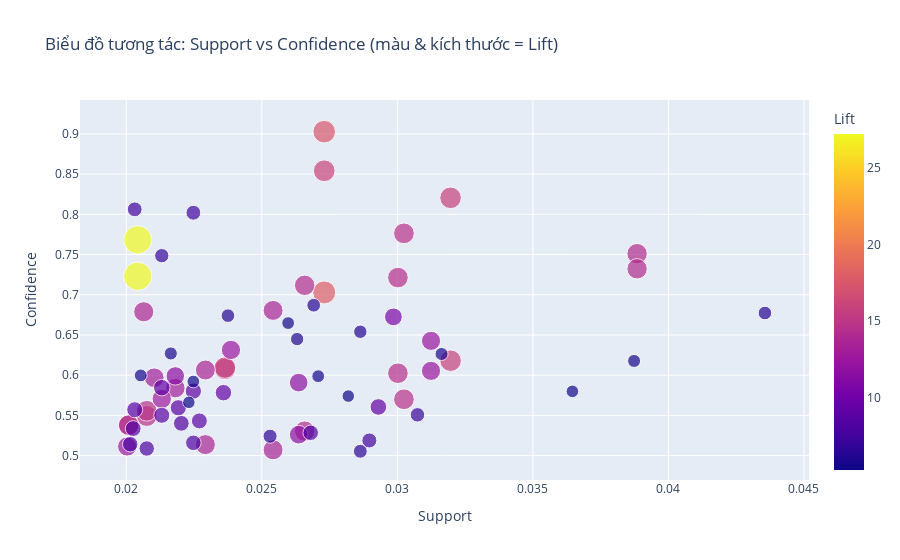

Notebook code for this chart:
### Code cell
## Tạo biểu đồ bằng HTML (Plotly)
if PLOT_PLOTLY_SCATTER and not rules_filtered_ap.empty:
    visualizer.plot_rules_support_confidence_scatter_interactive(
        rules_df=rules_filtered_ap,
    )
else:
    if rules_filtered_ap.empty:
        print("Không có luật nào sau khi lọc để vẽ scatter Plotly.")
    else:
        print("PLOT_PLOTLY_SCATTER = False, bỏ qua biểu đồ Plotly.")

### Figure 1 — Plotly figure (JSON) as saved in the notebook; plotly's stock layout.template omitted (floating-point values rounded to 4 significant figures)
{"data": [{"hovertemplate": "<b>%{hovertext}</b><br><br>Support=%{x}<br>Confidence=%{y}<br>Lift=%{marker.color}<extra></extra>", "hovertext": ["WOODEN HEART CHRISTMAS SCANDINAVIAN → WOODEN STAR CHRISTMAS SCANDINAVIAN", "WOODEN STAR CHRISTMAS SCANDINAVIAN → WOODEN HEART CHRISTMAS SCANDINAVIAN", "GREEN REGENCY TEACUP AND SAUCER, ROSES REGENCY TEACUP AND SAUCER  → PINK REGENCY TEACUP AND SAUCER", "PINK REGENCY TEACUP AND SAUCER, ROSES REGENCY TEACUP AND SAUCER  → GREEN REGENCY TEACUP AND SAUCER", "GREEN REGENCY TEACUP AND SAUCER, PINK REGENCY TEACUP AND SAUCER → ROSES REGENCY TEACUP AND SAUCER ", "GREEN REGENCY TEACUP AND SAUCER → PINK REGENCY TEACUP AND SAUCER", "PINK REGENCY TEACUP AND SAUCER → GREEN REGENCY TEACUP AND SAUCER", "SPACEBOY LUNCH BOX  → DOLLY GIRL LUNCH BOX", "DOLLY GIRL LUNCH BOX → SPACEBOY LUNCH BOX ", "WOODLAND CHARLOTTE BAG → STRAWBERRY CHARLOTTE BAG", "STRAWBERRY CHARLOTTE BAG → WOODLAND CHARLOTTE BAG", "PINK REGENCY TEACUP AND SAUCER → ROSES REGENCY TEACUP AND SAUCER ", "ROSES REGENCY TEACUP AND SAUCER  → PINK REGENCY TEACUP AND SAUCER", "GARDENERS KNEELING PAD CUP OF TEA  → GARDENERS KNEELING PAD KEEP CALM ", "GARDENERS KNEELING PAD KEEP CALM  → GARDENERS KNEELING PAD CUP OF TEA ", "STRAWBERRY CHARLOTTE BAG → CHARLOTTE BAG PINK POLKADOT", "CHARLOTTE BAG PINK POLKADOT → STRAWBERRY CHARLOTTE BAG", "RED RETROSPOT CHARLOTTE BAG → CHARLOTTE BAG PINK POLKADOT", "CHARLOTTE BAG PINK POLKADOT → RED RETROSPOT CHARLOTTE BAG", "GREEN REGENCY TEACUP AND SAUCER → ROSES REGENCY TEACUP AND SAUCER ", "ROSES REGENCY TEACUP AND SAUCER  → GREEN REGENCY TEACUP AND SAUCER", "JUMBO BAG PEARS → JUMBO BAG APPLES", "WOODLAND CHARLOTTE BAG → CHARLOTTE BAG SUKI DESIGN", "CHARLOTTE BAG SUKI DESIGN → WOODLAND CHARLOTTE BAG", "STRAWBERRY CHARLOTTE BAG → RED RETROSPOT CHARLOTTE BAG", "RED RETROSPOT CHARLOTTE BAG → STRAWBERRY CHARLOTTE BAG", "HOT WATER BOTTLE I AM SO POORLY → CHOCOLATE HOT WATER BOTTLE", "STRAWBERRY CHARLOTTE BAG → CHARLOTTE BAG SUKI DESIGN", "CHARLOTTE BAG PINK POLKADOT → CHARLOTTE BAG SUKI DESIGN", "WOODLAND CHARLOTTE BAG → RED RETROSPOT CHARLOTTE BAG", "DOTCOM POSTAGE → JUMBO BAG WOODLAND ANIMALS", "ALARM CLOCK BAKELIKE GREEN → ALARM CLOCK BAKELIKE RED ", "ALARM CLOCK BAKELIKE RED  → ALARM CLOCK BAKELIKE GREEN", "CHARLOTTE BAG SUKI DESIGN → RED RETROSPOT CHARLOTTE BAG", "RED RETROSPOT CHARLOTTE BAG → CHARLOTTE BAG SUKI DESIGN", "ALARM CLOCK BAKELIKE PINK → ALARM CLOCK BAKELIKE RED ", "PAPER CHAIN KIT VINTAGE CHRISTMAS → PAPER CHAIN KIT 50'S CHRISTMAS ", "WOODEN FRAME ANTIQUE WHITE  → WOODEN PICTURE FRAME WHITE FINISH", "JUMBO BAG RED RETROSPOT, JUMBO SHOPPER VINTAGE RED PAISLEY → JUMBO STORAGE BAG SUKI", "JUMBO BAG WOODLAND ANIMALS → JUMBO STORAGE BAG SUKI", "JUMBO BAG RED RETROSPOT, JUMBO STORAGE BAG SUKI → JUMBO BAG PINK POLKADOT", "DOTCOM POSTAGE → JUMBO STORAGE BAG SUKI", "JUMBO BAG RED RETROSPOT, JUMBO STORAGE BAG SUKI → JUMBO SHOPPER VINTAGE RED PAISLEY", "60 TEATIME FAIRY CAKE CASES → PACK OF 72 RETROSPOT CAKE CASES", "JUMBO BAG RED RETROSPOT, JUMBO SHOPPER VINTAGE RED PAISLEY → JUMBO BAG PINK POLKADOT", "JUMBO STORAGE BAG SKULLS → JUMBO STORAGE BAG SUKI", "JUMBO BAG WOODLAND ANIMALS → JUMBO BAG PINK POLKADOT", "JUMBO BAG PINK POLKADOT, JUMBO BAG RED RETROSPOT → JUMBO STORAGE BAG SUKI", "HEART OF WICKER LARGE → HEART OF WICKER SMALL", "DOTCOM POSTAGE → JUMBO SHOPPER VINTAGE RED PAISLEY", "JUMBO BAG WOODLAND ANIMALS → JUMBO SHOPPER VINTAGE RED PAISLEY", "LUNCH BAG PINK POLKADOT → LUNCH BAG  BLACK SKULL.", "JUMBO BAG PINK POLKADOT, JUMBO SHOPPER VINTAGE RED PAISLEY → JUMBO BAG RED RETROSPOT", "JUMBO BAG PINK POLKADOT, JUMBO STORAGE BAG SUKI → JUMBO BAG RED RETROSPOT", "LUNCH BAG PINK POLKADOT → LUNCH BAG RED RETROSPOT", "JUMBO SHOPPER VINTAGE RED PAISLEY, JUMBO STORAGE BAG SUKI → JUMBO BAG RED RETROSPOT", "LUNCH BAG WOODLAND → LUNCH BAG RED RETROSPOT", "LUNCH BAG SUKI DESIGN  → LUNCH BAG RED RETROSPOT", "DOTCOM POSTAGE → JUMBO BAG RED RETROSPOT", "JUMBO BAG PINK POLKADOT → JUMBO BAG RED RETROSPOT", "JUMBO BAG SCANDINAVIAN BLUE PAISLEY → JUMBO BAG RED RETROSPOT", "JUMBO BAG STRAWBERRY → JUMBO BAG RED RETROSPOT", "JUMBO BAG WOODLAND ANIMALS → JUMBO BAG RED RETROSPOT", "JUMBO BAG SPACEBOY DESIGN → JUMBO BAG RED RETROSPOT", "JUMBO  BAG BAROQUE BLACK WHITE → JUMBO BAG RED RETROSPOT", "JUMBO STORAGE BAG SUKI → JUMBO BAG RED RETROSPOT", "JUMBO BAG OWLS → JUMBO BAG RED RETROSPOT", "JUMBO BAG PINK VINTAGE PAISLEY → JUMBO BAG RED RETROSPOT", "RED HANGING HEART T-LIGHT HOLDER → WHITE HANGING HEART T-LIGHT HOLDER", "JUMBO STORAGE BAG SKULLS → JUMBO BAG RED RETROSPOT", "JUMBO SHOPPER VINTAGE RED PAISLEY → JUMBO BAG RED RETROSPOT", "JUMBO BAG APPLES → JUMBO BAG RED RETROSPOT", "RECYCLING BAG RETROSPOT  → JUMBO BAG RED RETROSPOT"], "legendgroup": "", "marker": {"color": [27.2, 27.2, 18.04, 17.46, 16.1, 15.87, 15.87, 15.67, 15.67, 14.71, 14.71, 14.63, 14.63, 14.48, 14.48, 14.4, 14.4, 14.2, 14.2, 14.16, 14.16, 13.82, 13.59, 13.59, 13.58, 13.58, 13.12, 13.09, 12.79, 12.6, 12.54, 12.45, 12.45, 11.79, 11.79, 11.61, 10.77, 9.387, 9.321, 9.222, 9.022, 8.923, 8.75, 8.67, 8.662, 8.51, 8.398, 8.228, 8.181, 8.178, 8.093, 7.69, 7.508, 7.469, 7.129, 6.971, 6.786, 6.543, 6.398, 6.308, 6.277, 6.091, 6.006, 5.839, 5.834, 5.753, 5.585, 5.576, 5.541, 5.514, 5.4, 5.346, 5.273], "coloraxis": "coloraxis", "size": [27.2, 27.2, 18.04, 17.46, 16.1, 15.87, 15.87, 15.67, 15.67, 14.71, 14.71, 14.63, 14.63, 14.48, 14.48, 14.4, 14.4, 14.2, 14.2, 14.16, 14.16, 13.82, 13.59, 13.59, 13.58, 13.58, 13.12, 13.09, 12.79, 12.6, 12.54, 12.45, 12.45, 11.79, 11.79, 11.61, 10.77, 9.387, 9.321, 9.222, 9.022, 8.923, 8.75, 8.67, 8.662, 8.51, 8.398, 8.228, 8.181, 8.178, 8.093, 7.69, 7.508, 7.469, 7.129, 6.971, 6.786, 6.543, 6.398, 6.308, 6.277, 6.091, 6.006, 5.839, 5.834, 5.753, 5.585, 5.576, 5.541, 5.514, 5.4, 5.346, 5.273], "sizemode": "area", "sizeref": 0.068, "symbol": "circle"}, "mode": "markers", "name": "", "orientation": "v", "showlegend": false, "type": "scatter", "x": [0.02042, 0.02042, 0.0273, 0.0273, 0.0273, 0.03196, 0.03196, 0.02364, 0.02364, 0.02075, 0.02075, 0.03024, 0.03024, 0.03002, 0.03002, 0.02009, 0.02009, 0.02658, 0.02658, 0.03884, 0.03884, 0.02064, 0.02292, 0.02292, 0.02541, 0.02541, 0.02103, 0.02181, 0.02131, 0.02386, 0.02003, 0.03124, 0.03124, 0.02636, 0.02636, 0.02181, 0.02985, 0.0293, 0.02131, 0.02358, 0.02247, 0.02192, 0.02131, 0.0227, 0.02031, 0.02025, 0.02203, 0.02247, 0.0268, 0.02014, 0.02075, 0.02897, 0.02031, 0.02247, 0.03074, 0.02131, 0.0253, 0.02863, 0.02691, 0.04356, 0.02375, 0.02863, 0.0263, 0.02164, 0.03163, 0.03873, 0.02053, 0.02708, 0.02597, 0.02247, 0.03646, 0.02819, 0.02231], "xaxis": "x", "y": [0.723, 0.7683, 0.7029, 0.9028, 0.8542, 0.618, 0.8205, 0.6077, 0.6094, 0.5492, 0.5557, 0.7764, 0.5701, 0.7213, 0.6024, 0.5379, 0.5379, 0.5305, 0.7117, 0.7511, 0.7322, 0.6788, 0.6065, 0.5137, 0.6805, 0.5072, 0.5969, 0.584, 0.5706, 0.6314, 0.5113, 0.6427, 0.6054, 0.5908, 0.526, 0.5991, 0.6725, 0.5605, 0.5845, 0.5782, 0.5802, 0.5595, 0.5501, 0.5432, 0.5571, 0.5336, 0.5401, 0.5159, 0.5284, 0.5142, 0.5088, 0.5189, 0.8062, 0.802, 0.5507, 0.7485, 0.5241, 0.5054, 0.687, 0.6773, 0.674, 0.654, 0.6449, 0.627, 0.6264, 0.6177, 0.5997, 0.5988, 0.6648, 0.5921, 0.5799, 0.574, 0.5662], "yaxis": "y"}], "layout": {"coloraxis": {"colorbar": {"title": {"text": "Lift"}}, "colorscale": [[0.0, "#0d0887"], [0.1111, "#46039f"], [0.2222, "#7201a8"], [0.3333, "#9c179e"], [0.4444, "#bd3786"], [0.5556, "#d8576b"], [0.6667, "#ed7953"], [0.7778, "#fb9f3a"], [0.8889, "#fdca26"], [1.0, "#f0f921"]]}, "legend": {"itemsizing": "constant", "tracegroupgap": 0}, "title": {"text": "Biểu đồ tương tác: Support vs Confidence (màu & kích thước = Lift)"}, "xaxis": {"anchor": "y", "domain": [0.0, 1.0], "title": {"text": "Support"}}, "yaxis": {"anchor": "x", "domain": [0.0, 1.0], "title": {"text": "Confidence"}}}}
